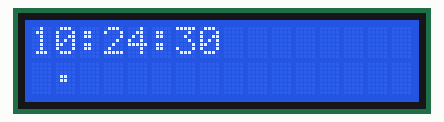
Simulated run of this program. Board: Raspberry Pi (BCM pin numbers). On the bench: 16×2 character LCD. The clock reads 2024-03-15 10:24:30 at power-on unless the program sets it; databases and web services accept everything at once and return nothing; library files of the repository ran but are not shown: I2C_LCD_driver.py.

Above: at 0.3 s.
At 4.5 s:
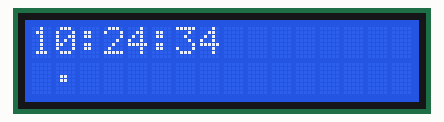
At 9.6 s:
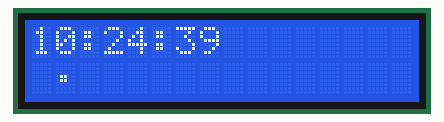
At 19.0 s:
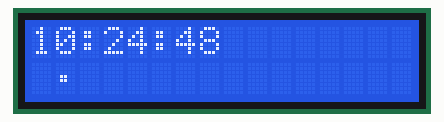
At 28.3 s:
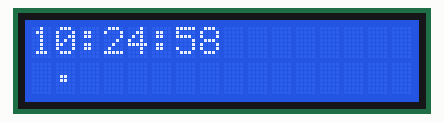
At 38.7 s:
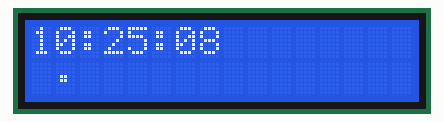

Measured:
- what the display in image 0 shows lasts 1.0 s, from 0.3 s to 1.3 s

The program:

a_lcd.py
```python
#pip install smbus 이거 먼저 해야됨
import time
import I2C_LCD_driver
import pymysql

# LCD 초기화
mylcd = I2C_LCD_driver.lcd()
#i2c 연결이라서 SDA핀, SCL핀 연결해야됨

try:
    while True:
        # 현재 시간 가져오기
        current_time = time.strftime('%H:%M:%S')

        # 시간 형식을 시간과 분으로 분리
        hour, minute, _ = current_time.split(':')
        hour = int(hour)

        # 현재 시간이 09시부터 18시 사이인지 확인하여 가능/불가능 판별
        if 9 <= hour <= 18:
            availability = '가능'
        else:
            availability = '불가능'

        # LCD에 표시
        mylcd.lcd_display_string(current_time, 1, 0)  # 0행, 0열에 현재 시간 표시
        mylcd.lcd_display_string(availability, 2, 0)   # 1행, 0열에 '가능' 또는 '불가능' 표시

        time.sleep(1)  # 1초마다 업데이트

except KeyboardInterrupt:
    pass

finally:
    # 종료 시 GPIO 정리
    mylcd.lcd_clear()
```
